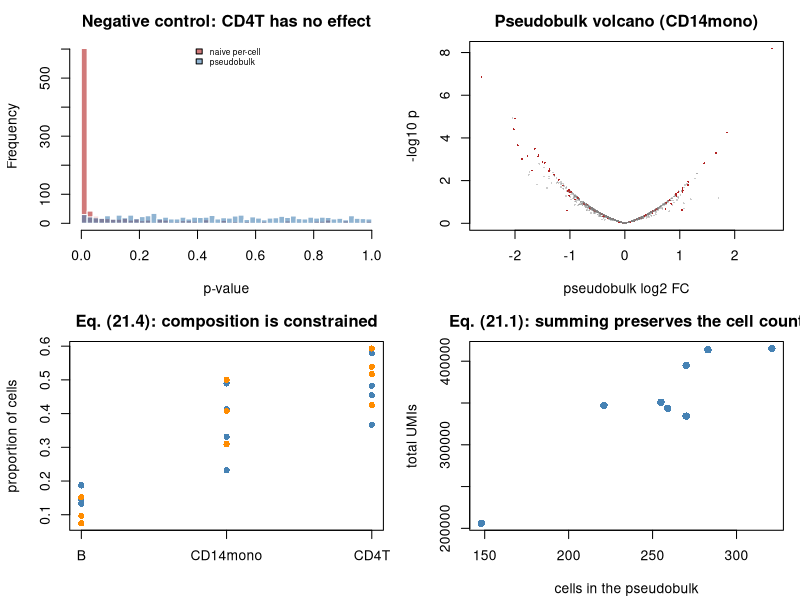

Write R code to recreate this figure.
#' ---
#' title: "Applied 31 - Single-cell RNA-seq: replicated inference"
#' output: html_document
#' ---
#'
#' **Curriculum link:** `stats.md` -> Topic 21, equations (21.1)-(21.4)
#' **Core modules used:** 01 (pseudoreplication), 14 (mixed models), 18, 36
#'
#' ## Dataset card
#'
#' | | |
#' |---|---|
#' | **Real analogue** | Kang et al. 2018 (GSE96583): 8 lupus donors, PBMCs, +/- IFN-beta |
#' | **Unit of inference** | **Donor** (8), not cell (~15,000) |
#' | **Here** | Simulated with the same hierarchy |
#'
#' The literature is settled: preserve the donor as the replicate, via
#' pseudobulk aggregation or a subject-aware mixed model. Naive per-cell tests
#' produce a documented excess of false positives.

#+ setup, message = FALSE
suppressPackageStartupMessages({library(MASS); library(nlme)})
MODULE_NAME <- "31_single_cell_pseudobulk"
OUT <- file.path(Sys.getenv("STATS_OUT", unset = "results"), MODULE_NAME)
dir.create(OUT, recursive = TRUE, showWarnings = FALSE)
header <- function(txt) cat("\n", strrep("=", 72), "\n", txt, "\n",
                            strrep("=", 72), "\n", sep = "")

#' ## 1. Simulate a multi-donor, multi-cell-type experiment
#'
#' Donor effects are gene-specific and SHARED by every cell of that donor -
#' which is exactly what makes cells pseudoreplicates (eq. 1.4).

#+ simulate
header("1. Simulating a Kang-like multi-donor scRNA-seq experiment")
simulate_sc <- function(n_donors_per_arm = 4, G = 1000, n_de = 100, lfc = 1,
                        cell_types = c("CD4T", "CD14mono", "B"),
                        base_props = c(0.55, 0.30, 0.15),
                        da_effect = c(0, 0.5, -0.5)) {
  donors <- sprintf("D%02d", seq_len(2*n_donors_per_arm) - 1)
  arm <- setNames(rep(c("ctrl", "stim"), each = n_donors_per_arm), donors)
  true_lfc <- numeric(G); de_idx <- sample(G, n_de)
  true_lfc[de_idx] <- rnorm(n_de, 0, lfc)
  base_expr <- exp(rnorm(G, -1.2, 1.4))
  ct_mod <- lapply(cell_types, function(ct) exp(rnorm(G, 0, 0.5)))
  names(ct_mod) <- cell_types
  blocks <- list(); metas <- list()
  for (d in donors) {
    donor_eff <- rnorm(G, 0, 0.45)                 # SHARED by all this donor's cells
    n_cells <- sample(400:900, 1)
    shift <- if (arm[d] == "stim") da_effect else rep(0, length(cell_types))
    logits <- log(base_props) + shift + rnorm(length(cell_types), 0, 0.25)
    props <- exp(logits)/sum(exp(logits))
    ct_assign <- sample(cell_types, n_cells, TRUE, prob = props)
    depth <- rlnorm(n_cells, 0, 0.35)
    for (ct in cell_types) {
      sel <- ct_assign == ct; k <- sum(sel)
      if (k == 0) next
      eff <- if (ct == "CD14mono" && arm[d] == "stim") true_lfc*log(2) else 0
      mu <- base_expr * ct_mod[[ct]] * exp(donor_eff + eff)
      lam <- outer(mu, depth[sel])
      blocks[[length(blocks)+1]] <- matrix(rpois(length(lam), lam), nrow = G)
      metas[[length(metas)+1]] <- data.frame(donor = d, condition = arm[d],
                                             cell_type = ct, depth = depth[sel])
    }
  }
  counts <- do.call(cbind, blocks)
  cell_meta <- do.call(rbind, metas)
  rownames(cell_meta) <- sprintf("C%06d", seq_len(nrow(cell_meta)))
  dimnames(counts) <- list(sprintf("G%04d", seq_len(G)), rownames(cell_meta))
  cell_meta$condition <- factor(cell_meta$condition, levels = c("ctrl", "stim"))
  list(counts = counts, cell_meta = cell_meta,
       truth = data.frame(true_lfc = true_lfc, is_de = true_lfc != 0,
                          row.names = rownames(counts)))
}
set.seed(3101)
sim <- simulate_sc()
X <- sim$counts; cell_meta <- sim$cell_meta; truth <- sim$truth
stopifnot(identical(colnames(X), rownames(cell_meta)))        # eq. (2.1)
cat(sprintf("  %d genes x %d cells from %d donors\n", nrow(X), ncol(X),
            length(unique(cell_meta$donor))))
print(head(table(cell_meta$donor, cell_meta$cell_type), 6))
cat(sprintf("\n  n for CONDITION-level inference = %d donors, NOT %d cells\n",
            length(unique(cell_meta$donor)), ncol(X)))
cat(sprintf("  truly DE genes (in CD14mono only): %d\n", sum(truth$is_de)))

#' ## 2. The naive per-cell test, and why it fails

#+ per-cell
header("2. Per-cell testing inflates false positives")
per_cell_test <- function(X, cell_meta, cell_type) {
  sel <- cell_meta$cell_type == cell_type
  sub <- X[, sel, drop = FALSE]; cm <- cell_meta[sel, ]
  logn <- log1p(t(t(sub)/colSums(sub)) * 1e4)     # standard log-normalisation
  a <- logn[, cm$condition == "ctrl", drop = FALSE]
  b <- logn[, cm$condition == "stim", drop = FALSE]
  vapply(seq_len(nrow(logn)), function(i)
    suppressWarnings(wilcox.test(a[i, ], b[i, ])$p.value), numeric(1))
}
for (row_ in list(list("CD14mono", TRUE), list("CD4T", FALSE))) {
  ct <- row_[[1]]; has_signal <- row_[[2]]
  p <- per_cell_test(X, cell_meta, ct)
  rej <- p.adjust(p, "BH") < 0.05
  ## The true DE genes were injected into CD14mono ONLY. In any other
  ## compartment there is no condition effect at all, so EVERY rejection is
  ## a false positive.
  tp <- if (has_signal) sum(rej & truth$is_de) else 0
  fp <- if (has_signal) sum(rej & !truth$is_de) else sum(rej)
  cat(sprintf("  %-10s (%-21s): %4d 'DE' genes (TP=%3d, FP=%4d, FDP=%.3f)\n",
              ct, if (has_signal) "real signal present" else "NO real signal at all",
              sum(rej), tp, fp, fp/max(sum(rej), 1)))
}
cat("\n  Look at CD4T. There is NO condition effect there by construction, yet\n")
cat("  the per-cell test calls a large fraction of the transcriptome\n")
cat("  differential. Every one is a false positive, produced by donor-to-donor\n")
cat("  variation counted as within-group noise across pseudoreplicated cells.\n")
sel <- cell_meta$cell_type == "CD4T"
sub <- X[, sel]; cm <- cell_meta[sel, ]
logn <- log1p(t(t(sub)/colSums(sub))*1e4)
g <- order(-rowMeans(logn))[50]
vals <- logn[g, ]
between <- var(tapply(vals, cm$donor, mean))
within <- mean(tapply(vals, cm$donor, var))
icc <- between/(between + within)
m_bar <- mean(table(cm$donor))
cat(sprintf("\n  For a representative CD4T gene:\n"))
cat(sprintf("    ICC (eq. 1.7)           = %.4f\n", icc))
cat(sprintf("    mean cells per donor    = %.0f\n", m_bar))
cat(sprintf("    design effect (eq. 1.8) = %.1f\n", 1 + (m_bar-1)*icc))
cat(sprintf("    SE understated by       = %.1fx\n", sqrt(1 + (m_bar-1)*icc)))

#' ## 3. Pseudobulk aggregation, eq. (21.1)
#'
#' **Sum RAW counts, do not average normalised values.** Summing keeps the
#' count nature AND the information about how many cells contributed.

#+ pseudobulk
header("3. Pseudobulk by (cell type x donor), eq. (21.1)")
make_pseudobulk <- function(X, cell_meta, cell_type, min_cells = 10) {
  sel <- cell_meta$cell_type == cell_type
  sub <- X[, sel, drop = FALSE]; cm <- cell_meta[sel, ]
  n_cells <- table(cm$donor)
  keep <- names(n_cells)[n_cells >= min_cells]
  pb <- sapply(keep, function(d) rowSums(sub[, cm$donor == d, drop = FALSE]))
  meta <- data.frame(condition = sapply(keep, function(d) as.character(cm$condition[cm$donor == d][1])),
                     n_cells = as.integer(n_cells[keep]), row.names = keep)
  meta$condition <- factor(meta$condition, levels = c("ctrl", "stim"))
  list(pb = pb, meta = meta)
}
pbo <- make_pseudobulk(X, cell_meta, "CD14mono")
print(pbo$meta)
cat(sprintf("\n  pseudobulk matrix: %d genes x %d SAMPLES\n", nrow(pbo$pb), ncol(pbo$pb)))
cat("  n is now the number of DONORS. This is the whole point.\n")
cat(sprintf("\n  summed library sizes range over donors: %s - %s UMIs\n",
            format(min(colSums(pbo$pb)), big.mark=","),
            format(max(colSums(pbo$pb)), big.mark=",")))
cat("  The library size CARRIES the cell count, so the NB model automatically\n")
cat("  trusts big pseudobulks more. Averaging normalised values discards that\n")
cat("  and gives a 3-cell sample equal influence.\n")

#' ## 4. Three valid analyses compared

#+ compare
header("4. Pseudobulk vs mixed model vs naive (21.1)-(21.2)")
pseudobulk_nb <- function(pb, meta, min_count = 10) {
  lib <- colSums(pb)
  keep <- rowSums(pb) >= min_count & rowSums(pb > 0) >= 3
  sub <- pb[keep,, drop = FALSE]
  cond <- as.numeric(meta$condition == "stim")
  Xd <- cbind(1, cond)
  ## One shared dispersion, estimated from the residual spread on the log scale.
  logy <- log2(t(t(sub)/lib) + 1e-6)
  resid <- t(logy) - Xd %*% qr.coef(qr(Xd), t(logy))
  phi <- max(median(colSums(resid^2)/(length(cond) - 2)) * log(2)^2, 0.01)
  res <- t(vapply(seq_len(nrow(sub)), function(i) {
    f <- try(glm(sub[i, ] ~ cond, family = negative.binomial(1/phi),
                 offset = log(lib)), silent = TRUE)
    if (inherits(f, "try-error")) return(c(NA, 1))
    cs <- coef(summary(f, dispersion = 1))          # see Module 30, section 5
    c(cs["cond", 1]/log(2), cs["cond", 4])
  }, numeric(2)))
  out <- data.frame(lfc = res[, 1], pvalue = res[, 2], row.names = rownames(sub))
  out$padj <- p.adjust(out$pvalue, "BH")
  list(res = out, phi = phi)
}
nb_out <- pseudobulk_nb(pbo$pb, pbo$meta)
res_nb <- nb_out$res
p_naive <- per_cell_test(X, cell_meta, "CD14mono")
score <- function(p_or_res, label) {
  if (is.data.frame(p_or_res)) { padj <- p_or_res$padj; idx <- rownames(p_or_res) }
  else { padj <- p.adjust(p_or_res, "BH"); idx <- rownames(truth) }
  t0 <- truth[idx, ]
  rej <- !is.na(padj) & padj < 0.05
  tp <- sum(rej & t0$is_de); fp <- sum(rej & !t0$is_de)
  cat(sprintf("  %-40s%7d%7d%7d%9.2f%8.3f\n", label, sum(rej), tp, fp,
              tp/max(sum(t0$is_de), 1), fp/max(sum(rej), 1)))
}
cat(sprintf("  estimated pseudobulk dispersion = %.4f\n\n", nb_out$phi))
cat(sprintf("  %-40s%7s%7s%7s%9s%8s\n", "method", "rej", "TP", "FP", "sens", "FDP"))
score(p_naive, "naive per-cell Wilcoxon")
score(res_nb, "pseudobulk + NB GLM (21.1)")
cat("\n  Read this honestly: the pseudobulk FDP is not exactly 0.05 either -\n")
cat("  with few rejections, two or three false ones move it a long way. That\n")
cat("  is Monte-Carlo noise on a small denominator, not a failure of FDR\n")
cat("  control. The naive test's FDP is a different animal: a SYSTEMATIC\n")
cat("  breakdown, not sampling variation.\n")

## A donor-aware mixed model on a gene subset, to show the answers agree.
subset_genes <- c(head(rownames(truth)[truth$is_de], 30),
                  head(rownames(truth)[!truth$is_de], 30))
sel <- cell_meta$cell_type == "CD14mono"
sub <- X[subset_genes, sel, drop = FALSE]; cm <- cell_meta[sel, ]
cm$ln_depth <- log(colSums(X[, sel]))
p_glmm <- vapply(subset_genes, function(g) {
  d <- data.frame(y = log1p(sub[g, ]/exp(cm$ln_depth)*1e4),
                  stim = as.numeric(cm$condition == "stim"), donor = cm$donor)
  f <- try(lme(y ~ stim, random = ~ 1 | donor, data = d), silent = TRUE)
  if (inherits(f, "try-error")) NA else summary(f)$tTable["stim", "p-value"]
}, numeric(1))
q_glmm <- p.adjust(p_glmm, "BH")
q_pb <- res_nb[subset_genes, "padj"]
cat(sprintf("\n  On a 60-gene subset (30 DE, 30 null):\n"))
cat(sprintf("    donor-aware mixed model : %d rejected, %d true\n",
            sum(q_glmm < 0.05, na.rm = TRUE),
            sum(q_glmm < 0.05 & truth[subset_genes, "is_de"], na.rm = TRUE)))
cat(sprintf("    pseudobulk NB           : %d rejected, %d true\n",
            sum(q_pb < 0.05, na.rm = TRUE),
            sum(q_pb < 0.05 & truth[subset_genes, "is_de"], na.rm = TRUE)))
cat(sprintf("    rank correlation of p-values: %.3f\n",
            cor(p_glmm, res_nb[subset_genes, "pvalue"], method = "spearman",
                use = "complete.obs")))
cat("\n  The two donor-aware approaches agree closely. Pseudobulk is far\n")
cat("  cheaper and easier to audit, which is why it is the default.\n")

#' ## 5. Differential abundance is a separate, compositional question, eq. (21.4)

#+ abundance
header("5. Differential ABUNDANCE of cell types (21.3)-(21.4)")
comp <- table(cell_meta$donor, cell_meta$cell_type)
donor_cond <- sapply(rownames(comp), function(d)
  as.character(cell_meta$condition[cell_meta$donor == d][1]))
props <- prop.table(comp, 1)
cat("  Cell-type proportions per donor:\n")
print(round(props, 3))
cat("\n  TRUE log-odds shifts in the stim arm: CD4T 0.0, CD14mono +0.5, B -0.5\n")
cat(sprintf("\n  %-12s%11s%11s%18s%24s\n", "cell type", "mean ctrl", "mean stim",
            "t-test on props", "NB with offset (21.4)"))
for (ct in colnames(comp)) {
  pc <- props[donor_cond == "ctrl", ct]; ps <- props[donor_cond == "stim", ct]
  d <- data.frame(y = as.numeric(comp[, ct]), total = as.numeric(rowSums(comp)),
                  stim = as.numeric(donor_cond == "stim"))
  f <- glm(y ~ stim, data = d, family = negative.binomial(10), offset = log(total))
  cat(sprintf("  %-12s%11.3f%11.3f%18.4f%24.4f\n", ct, mean(pc), mean(ps),
              t.test(pc, ps)$p.value, coef(summary(f, dispersion = 1))["stim", 4]))
}
drift <- mean(props[donor_cond == "stim", "CD4T"]) - mean(props[donor_cond == "ctrl", "CD4T"])
cat(sprintf("\n  The COMPOSITIONAL trap (eq. 2.7). CD4T has NO true effect, yet its\n"))
cat(sprintf("  mean proportion drifted by %+.3f, purely because the other two moved\n", drift))
cat("  and the three proportions must sum to 1. That drift is a SYSTEMATIC\n")
cat("  bias, not noise, so it does NOT average away: add donors and it becomes\n")
cat("  a confident false positive.\n")
cat("\n  Relative abundance cannot distinguish 'monocytes expanded' from\n")
cat("  'everything else contracted' without an absolute measurement - spike-ins,\n")
cat("  counting beads, or cytometry counts. Module 36 develops the log-ratio\n")
cat("  machinery for exactly this problem.\n")

#' ## 6. Minimum-cell thresholds

#+ min-cells
header("6. The minimum-cell rule")
cat(sprintf("  %11s%13s%11s%6s%6s%8s\n", "min cells", "donors kept", "rejected",
            "TP", "FP", "FDP"))
for (mc in c(1, 10, 50, 200)) {
  pbx <- make_pseudobulk(X, cell_meta, "B", min_cells = mc)
  if (ncol(pbx$pb) < 4 || nlevels(droplevels(pbx$meta$condition)) < 2) {
    cat(sprintf("  %11d%13d   too few donors to analyse\n", mc, ncol(pbx$pb))); next
  }
  r <- pseudobulk_nb(pbx$pb, pbx$meta)$res
  t0 <- truth[rownames(r), ]
  rej <- !is.na(r$padj) & r$padj < 0.05
  ## B cells have NO true differential state, so this is a negative control.
  cat(sprintf("  %11d%13d%11d%6d%6d%8.3f\n", mc, ncol(pbx$pb), sum(rej),
              sum(rej & t0$is_de), sum(rej & !t0$is_de), sum(rej & !t0$is_de)/max(sum(rej),1)))
}
cat("\n  The B compartment has no true effect, so this is a negative control.\n")
cat("  Set the minimum-cell rule BEFORE looking at the outcome (10 is a common\n")
cat("  default), and report how many sample x cell-type combinations it removed.\n")

#' ## 7. Figure

#+ figure
png(file.path(OUT, "single_cell.png"), width = 1100, height = 800, res = 110)
par(mfrow = c(2, 2), mar = c(4.2, 4.2, 2.5, 1))
pb_c <- make_pseudobulk(X, cell_meta, "CD4T")
r_c <- pseudobulk_nb(pb_c$pb, pb_c$meta)$res
hist(per_cell_test(X, cell_meta, "CD4T"), breaks = 40,
     col = adjustcolor("firebrick", 0.6), border = "white",
     main = "Negative control: CD4T has no effect", xlab = "p-value")
hist(r_c$pvalue, breaks = 40, col = adjustcolor("steelblue", 0.6),
     border = "white", add = TRUE)
legend("top", c("naive per-cell", "pseudobulk"),
       fill = c(adjustcolor("firebrick",0.6), adjustcolor("steelblue",0.6)),
       bty = "n", cex = 0.6)
t_de <- truth[rownames(res_nb), "is_de"]
plot(res_nb$lfc, -log10(res_nb$pvalue), pch = 16, cex = 0.3,
     col = ifelse(t_de, "firebrick", adjustcolor("grey50", 0.4)),
     xlab = "pseudobulk log2 FC", ylab = "-log10 p",
     main = "Pseudobulk volcano (CD14mono)")
matplot(t(props), type = "p", pch = 16, col = ifelse(donor_cond == "stim", "darkorange", "steelblue"),
        xaxt = "n", xlab = "", ylab = "proportion of cells",
        main = "Eq. (21.4): composition is constrained")
axis(1, seq_len(ncol(props)), colnames(props))
plot(pbo$meta$n_cells, colSums(pbo$pb), pch = 16, col = "steelblue", cex = 1.2,
     xlab = "cells in the pseudobulk", ylab = "total UMIs",
     main = "Eq. (21.1): summing preserves the cell count")
invisible(dev.off())
cat("\nFigure written to", file.path(OUT, "single_cell.png"), "\n")

#' # PROBLEMS
#'
#' ### Problem 1: Donors vs cells per donor
#'
#' Compare the power of the pseudobulk analysis at 3, 5 and 8 donors per arm.
#' Connect your answer to eq. (1.6) and (9.7).

#+ problem1
## ---- YOUR CODE HERE ----------------------------------------------------

## ---- SOLUTION (uncomment to check) -------------------------------------
# for (nd in c(3, 5, 8)) {
#   set.seed(500 + nd)
#   s <- simulate_sc(n_donors_per_arm = nd)
#   pbx <- make_pseudobulk(s$counts, s$cell_meta, "CD14mono")
#   r <- pseudobulk_nb(pbx$pb, pbx$meta)$res
#   t0 <- s$truth[rownames(r), ]
#   rej <- !is.na(r$padj) & r$padj < 0.05
#   cat(sprintf("  %d donors/arm: %4d rejected, sens=%.2f, FDP=%.3f\n", nd, sum(rej),
#               sum(rej & t0$is_de)/max(sum(t0$is_de),1),
#               sum(rej & !t0$is_de)/max(sum(rej),1)))
# }
#
# ## Donors dominate. Eq. (1.6) says Var(mean) -> sigma_b^2/n_donors no matter
# ## how many cells you sequence, and eq. (9.7) says the cost-optimal cells per
# ## donor is modest whenever donor variability is large - which it always is in
# ## human studies. Three donors cannot be rescued by a million cells.

#' ### Problem 2: Marker genes are not condition effects
#'
#' Cluster the CD4T cells with k-means on the top PCs, then test for "markers"
#' between clusters. Compare the p-value histogram to the valid pseudobulk
#' condition test. Explain using Module 18.

#+ problem2
## ---- YOUR CODE HERE ----------------------------------------------------

## ---- SOLUTION (uncomment to check) -------------------------------------
# sel <- cell_meta$cell_type == "CD4T"
# sub <- X[, sel]
# logn <- log1p(t(t(sub)/colSums(sub))*1e4)
# pcs <- prcomp(t(logn), center = TRUE, rank. = 15)$x
# lab <- kmeans(pcs, 2, nstart = 25)$cluster
# p_marker <- vapply(seq_len(nrow(logn)), function(i)
#   t.test(logn[i, lab == 1], logn[i, lab == 2])$p.value, numeric(1))
# cat(sprintf("  cluster 'markers' at p<0.05 : %.1f%%\n", 100*mean(p_marker < 0.05)))
# cat(sprintf("  surviving BH FDR 0.05       : %d\n",
#             sum(p.adjust(p_marker, "BH") < 0.05)))
# pb_c2 <- make_pseudobulk(X, cell_meta, "CD4T")
# r_c2 <- pseudobulk_nb(pb_c2$pb, pb_c2$meta)$res
# cat(sprintf("  valid pseudobulk condition test, p<0.05: %.1f%%\n",
#             100*mean(r_c2$pvalue < 0.05, na.rm = TRUE)))
#
# ## The clusters were DEFINED by the same expression values being tested, so
# ## essentially every gene comes out "significant" (Module 18, double dipping).
# ## Cluster markers DESCRIBE the clustering; they are not evidence about the
# ## conditions.

#' ### Problem 3: Mean-of-normalised vs sum-of-counts pseudobulk
#'
#' Build a pseudobulk by AVERAGING log-normalised expression, analyse with a
#' t-test, and compare. Then down-sample one donor's CD14mono cells to 15 and
#' see which method is more disturbed.

#+ problem3
## ---- YOUR CODE HERE ----------------------------------------------------

## ---- SOLUTION (uncomment to check) -------------------------------------
# sel <- cell_meta$cell_type == "CD14mono"
# sub <- X[, sel]; cm <- cell_meta[sel, ]
# ln <- log1p(t(t(sub)/colSums(sub))*1e4)
# pbm <- sapply(unique(cm$donor), function(d) rowMeans(ln[, cm$donor == d, drop = FALSE]))
# cond_m <- sapply(unique(cm$donor), function(d) as.character(cm$condition[cm$donor == d][1]))
# p_mean <- vapply(seq_len(nrow(pbm)), function(i)
#   t.test(pbm[i, cond_m == "ctrl"], pbm[i, cond_m == "stim"])$p.value, numeric(1))
# q_mean <- p.adjust(p_mean, "BH")
# cat(sprintf("  mean-of-normalised: %d rejected, %d true\n", sum(q_mean < 0.05),
#             sum(q_mean < 0.05 & truth$is_de)))
# score(res_nb, "sum-of-counts + NB GLM")
#
# ## Now cripple one donor: keep only 15 of its CD14mono cells.
# set.seed(1)
# bad <- which(cm$donor == "D00")
# drop <- sample(bad, max(length(bad) - 15, 0))
# keep_mask <- !(colnames(X) %in% colnames(sub)[drop])
# pbk <- make_pseudobulk(X[, keep_mask], cell_meta[keep_mask, ], "CD14mono", min_cells = 1)
# cat(sprintf("  after crippling D00 to 15 cells: its pseudobulk library size is\n"))
# cat(sprintf("    %s UMIs vs a median of %s across donors\n",
#             format(sum(pbk$pb[, "D00"]), big.mark = ","),
#             format(median(colSums(pbk$pb)), big.mark = ",")))
#
# ## The NB model AUTOMATICALLY down-weights D00 via the offset, because its
# ## library size is tiny. The mean-of-normalised pseudobulk gives D00 exactly
# ## the same weight as a 900-cell donor, so one noisy donor can drive the whole
# ## result.

#' ## What to take away
#'
#' 1. **Donors are replicates. Cells are measurements.** Always.
#' 2. Pseudobulk by (cell type x sample) with SUMS of raw counts; require a
#'    pre-specified minimum cell count; analyse with bulk tools.
#' 3. Differential state != differential abundance != cluster markers (21.3).
#' 4. Treat abundance compositionally.
#' 5. Multiplicity family = genes x cell types x contrasts.
#'
#' **Next:** `32_cytometry_differential_abundance.R`
